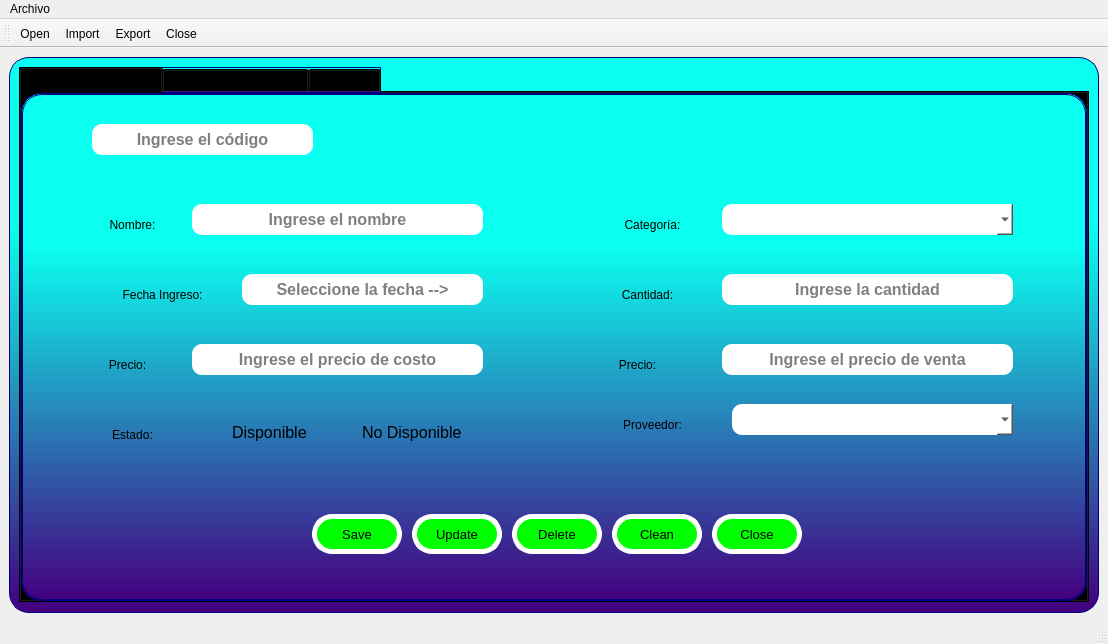
<?xml version="1.0" encoding="UTF-8"?>
<ui version="4.0">
 <class>MainWindow</class>
 <widget class="QMainWindow" name="MainWindow">
  <property name="geometry">
   <rect>
    <x>0</x>
    <y>0</y>
    <width>1108</width>
    <height>644</height>
   </rect>
  </property>
  <property name="windowTitle">
   <string>MainWindow</string>
  </property>
  <widget class="QWidget" name="centralwidget">
   <layout class="QVBoxLayout" name="verticalLayout">
    <item>
     <widget class="QFrame" name="frame">
      <property name="styleSheet">
       <string notr="true">background-color: qlineargradient(spread:reflect, x1:0.543, y1:0, x2:0.541, y2:1, stop:0.300766 rgba(11, 255, 240, 255), stop:1 rgba(68, 0, 127, 255));

border-radius:20px;
border:1px solid #00007f;</string>
      </property>
      <property name="frameShape">
       <enum>QFrame::StyledPanel</enum>
      </property>
      <property name="frameShadow">
       <enum>QFrame::Raised</enum>
      </property>
      <layout class="QVBoxLayout" name="verticalLayout_2">
       <item>
        <widget class="QTabWidget" name="tabWidget">
         <property name="currentIndex">
          <number>0</number>
         </property>
         <widget class="QWidget" name="tab_2">
          <attribute name="title">
           <string>Registro de Productos</string>
          </attribute>
          <widget class="QLabel" name="label_2">
           <property name="geometry">
            <rect>
             <x>70</x>
             <y>120</y>
             <width>81</width>
             <height>21</height>
            </rect>
           </property>
           <property name="styleSheet">
            <string notr="true">background-color: rgba(0, 0, 0,0%);
font: 75 16pt &quot;Arial&quot;;
border:none</string>
           </property>
           <property name="text">
            <string>Nombre:</string>
           </property>
           <property name="alignment">
            <set>Qt::AlignCenter</set>
           </property>
          </widget>
          <widget class="QLineEdit" name="TxtName">
           <property name="geometry">
            <rect>
             <x>170</x>
             <y>110</y>
             <width>291</width>
             <height>31</height>
            </rect>
           </property>
           <property name="font">
            <font>
             <pointsize>12</pointsize>
             <weight>75</weight>
             <bold>true</bold>
            </font>
           </property>
           <property name="styleSheet">
            <string notr="true">background-color: rgb(255, 255, 255,255);
border-radius:10px;
border:none</string>
           </property>
           <property name="alignment">
            <set>Qt::AlignCenter</set>
           </property>
           <property name="placeholderText">
            <string>Ingrese el nombre</string>
           </property>
          </widget>
          <widget class="QLabel" name="label_3">
           <property name="geometry">
            <rect>
             <x>580</x>
             <y>120</y>
             <width>101</width>
             <height>21</height>
            </rect>
           </property>
           <property name="styleSheet">
            <string notr="true">background-color: rgba(0, 0, 0,0%);
font: 75 16pt &quot;Arial&quot;;
border:none</string>
           </property>
           <property name="text">
            <string>Categoría:</string>
           </property>
           <property name="alignment">
            <set>Qt::AlignCenter</set>
           </property>
          </widget>
          <widget class="QPushButton" name="BtnClose">
           <property name="geometry">
            <rect>
             <x>690</x>
             <y>420</y>
             <width>90</width>
             <height>40</height>
            </rect>
           </property>
           <property name="font">
            <font>
             <family>MS Shell Dlg 2</family>
             <pointsize>10</pointsize>
             <weight>9</weight>
             <italic>false</italic>
             <bold>false</bold>
            </font>
           </property>
           <property name="styleSheet">
            <string notr="true">QPushButton{
font: 75 10pt &quot;MS Shell Dlg 2&quot;;
background-color: rgb(0, 255, 0);
font: 75 10pt &quot;MS Shell Dlg 2&quot;;
border:5px solid #ffffff;
}

QPushButton:hover{
background-color: rgb(255, 255, 0);
font: 75 10pt &quot;MS Shell Dlg 2&quot;;
border:5px solid #0000f;
}</string>
           </property>
           <property name="text">
            <string>Close</string>
           </property>
           <property name="icon">
            <iconset>
             <normaloff>../../Actividad2/close.png</normaloff>../../Actividad2/close.png</iconset>
           </property>
           <property name="iconSize">
            <size>
             <width>30</width>
             <height>30</height>
            </size>
           </property>
          </widget>
          <widget class="QPushButton" name="BtnDelete">
           <property name="geometry">
            <rect>
             <x>490</x>
             <y>420</y>
             <width>90</width>
             <height>40</height>
            </rect>
           </property>
           <property name="font">
            <font>
             <family>MS Shell Dlg 2</family>
             <pointsize>10</pointsize>
             <weight>9</weight>
             <italic>false</italic>
             <bold>false</bold>
            </font>
           </property>
           <property name="styleSheet">
            <string notr="true">QPushButton{
font: 75 10pt &quot;MS Shell Dlg 2&quot;;
background-color: rgb(0, 255, 0);
font: 75 10pt &quot;MS Shell Dlg 2&quot;;
border:5px solid #ffffff;
}

QPushButton:hover{
background-color: rgb(255, 255, 0);
font: 75 10pt &quot;MS Shell Dlg 2&quot;;
border:5px solid #0000f;
}</string>
           </property>
           <property name="text">
            <string>Delete</string>
           </property>
           <property name="icon">
            <iconset>
             <normaloff>../../Actividad2/delete.png</normaloff>../../Actividad2/delete.png</iconset>
           </property>
           <property name="iconSize">
            <size>
             <width>30</width>
             <height>30</height>
            </size>
           </property>
          </widget>
          <widget class="QPushButton" name="BtnClean">
           <property name="geometry">
            <rect>
             <x>590</x>
             <y>420</y>
             <width>90</width>
             <height>40</height>
            </rect>
           </property>
           <property name="font">
            <font>
             <family>MS Shell Dlg 2</family>
             <pointsize>10</pointsize>
             <weight>9</weight>
             <italic>false</italic>
             <bold>false</bold>
            </font>
           </property>
           <property name="styleSheet">
            <string notr="true">QPushButton{
font: 75 10pt &quot;MS Shell Dlg 2&quot;;
background-color: rgb(0, 255, 0);
font: 75 10pt &quot;MS Shell Dlg 2&quot;;
border:5px solid #ffffff;
}

QPushButton:hover{
background-color: rgb(255, 255, 0);
font: 75 10pt &quot;MS Shell Dlg 2&quot;;
border:5px solid #0000f;
}</string>
           </property>
           <property name="text">
            <string>Clean</string>
           </property>
           <property name="icon">
            <iconset>
             <normaloff>../../Actividad2/papelera.png</normaloff>../../Actividad2/papelera.png</iconset>
           </property>
           <property name="iconSize">
            <size>
             <width>30</width>
             <height>30</height>
            </size>
           </property>
          </widget>
          <widget class="QPushButton" name="BtnUpdate">
           <property name="geometry">
            <rect>
             <x>390</x>
             <y>420</y>
             <width>90</width>
             <height>40</height>
            </rect>
           </property>
           <property name="font">
            <font>
             <family>MS Shell Dlg 2</family>
             <pointsize>10</pointsize>
             <weight>9</weight>
             <italic>false</italic>
             <bold>false</bold>
            </font>
           </property>
           <property name="styleSheet">
            <string notr="true">QPushButton{
font: 75 10pt &quot;MS Shell Dlg 2&quot;;
background-color: rgb(0, 255, 0);
font: 75 10pt &quot;MS Shell Dlg 2&quot;;
border:5px solid #ffffff;
}

QPushButton:hover{
background-color: rgb(255, 255, 0);
font: 75 10pt &quot;MS Shell Dlg 2&quot;;
border:5px solid #0000f;
}</string>
           </property>
           <property name="text">
            <string>Update</string>
           </property>
           <property name="icon">
            <iconset>
             <normaloff>../../Actividad2/modify.png</normaloff>../../Actividad2/modify.png</iconset>
           </property>
           <property name="iconSize">
            <size>
             <width>30</width>
             <height>30</height>
            </size>
           </property>
          </widget>
          <widget class="QPushButton" name="BtnSave">
           <property name="geometry">
            <rect>
             <x>290</x>
             <y>420</y>
             <width>90</width>
             <height>40</height>
            </rect>
           </property>
           <property name="font">
            <font>
             <family>MS Shell Dlg 2</family>
             <pointsize>10</pointsize>
             <weight>9</weight>
             <italic>false</italic>
             <bold>false</bold>
            </font>
           </property>
           <property name="styleSheet">
            <string notr="true">QPushButton{
font: 75 10pt &quot;MS Shell Dlg 2&quot;;
background-color: rgb(0, 255, 0);
font: 75 10pt &quot;MS Shell Dlg 2&quot;;
border:5px solid #ffffff;
}

QPushButton:hover{
background-color: rgb(255, 255, 0);
font: 75 10pt &quot;MS Shell Dlg 2&quot;;
border:5px solid #0000f;
}</string>
           </property>
           <property name="text">
            <string>Save</string>
           </property>
           <property name="icon">
            <iconset>
             <normaloff>../../Actividad2/save.png</normaloff>../../Actividad2/save.png</iconset>
           </property>
           <property name="iconSize">
            <size>
             <width>30</width>
             <height>30</height>
            </size>
           </property>
          </widget>
          <widget class="QLineEdit" name="TxtPriceC">
           <property name="geometry">
            <rect>
             <x>170</x>
             <y>250</y>
             <width>291</width>
             <height>31</height>
            </rect>
           </property>
           <property name="font">
            <font>
             <pointsize>12</pointsize>
             <weight>75</weight>
             <bold>true</bold>
            </font>
           </property>
           <property name="styleSheet">
            <string notr="true">background-color: rgb(255, 255, 255,255);
border-radius:10px;
border:none</string>
           </property>
           <property name="alignment">
            <set>Qt::AlignCenter</set>
           </property>
           <property name="placeholderText">
            <string>Ingrese el precio de costo</string>
           </property>
          </widget>
          <widget class="QLabel" name="label_4">
           <property name="geometry">
            <rect>
             <x>60</x>
             <y>260</y>
             <width>91</width>
             <height>21</height>
            </rect>
           </property>
           <property name="styleSheet">
            <string notr="true">background-color: rgba(0, 0, 0,0%);
font: 75 16pt &quot;Arial&quot;;
border:none</string>
           </property>
           <property name="text">
            <string>Precio:</string>
           </property>
           <property name="alignment">
            <set>Qt::AlignCenter</set>
           </property>
          </widget>
          <widget class="QLineEdit" name="TxtPriceV">
           <property name="geometry">
            <rect>
             <x>700</x>
             <y>250</y>
             <width>291</width>
             <height>31</height>
            </rect>
           </property>
           <property name="font">
            <font>
             <pointsize>12</pointsize>
             <weight>75</weight>
             <bold>true</bold>
            </font>
           </property>
           <property name="styleSheet">
            <string notr="true">background-color: rgb(255, 255, 255,255);
border-radius:10px;
border:none</string>
           </property>
           <property name="alignment">
            <set>Qt::AlignCenter</set>
           </property>
           <property name="placeholderText">
            <string>Ingrese el precio de venta</string>
           </property>
          </widget>
          <widget class="QLabel" name="label_5">
           <property name="geometry">
            <rect>
             <x>580</x>
             <y>260</y>
             <width>71</width>
             <height>21</height>
            </rect>
           </property>
           <property name="styleSheet">
            <string notr="true">background-color: rgba(0, 0, 0,0%);
font: 75 16pt &quot;Arial&quot;;
border:none</string>
           </property>
           <property name="text">
            <string>Precio:</string>
           </property>
           <property name="alignment">
            <set>Qt::AlignCenter</set>
           </property>
          </widget>
          <widget class="QLabel" name="label_6">
           <property name="geometry">
            <rect>
             <x>70</x>
             <y>330</y>
             <width>81</width>
             <height>21</height>
            </rect>
           </property>
           <property name="styleSheet">
            <string notr="true">background-color: rgba(0, 0, 0,0%);
font: 75 16pt &quot;Arial&quot;;
border:none</string>
           </property>
           <property name="text">
            <string>Estado:</string>
           </property>
           <property name="alignment">
            <set>Qt::AlignCenter</set>
           </property>
          </widget>
          <widget class="QLineEdit" name="TxtStock">
           <property name="geometry">
            <rect>
             <x>700</x>
             <y>180</y>
             <width>291</width>
             <height>31</height>
            </rect>
           </property>
           <property name="font">
            <font>
             <pointsize>12</pointsize>
             <weight>75</weight>
             <bold>true</bold>
            </font>
           </property>
           <property name="styleSheet">
            <string notr="true">background-color: rgb(255, 255, 255,255);
border-radius:10px;
border:none</string>
           </property>
           <property name="alignment">
            <set>Qt::AlignCenter</set>
           </property>
           <property name="placeholderText">
            <string>Ingrese la cantidad</string>
           </property>
          </widget>
          <widget class="QLabel" name="label_7">
           <property name="geometry">
            <rect>
             <x>580</x>
             <y>190</y>
             <width>91</width>
             <height>21</height>
            </rect>
           </property>
           <property name="styleSheet">
            <string notr="true">background-color: rgba(0, 0, 0,0%);
font: 75 16pt &quot;Arial&quot;;
border:none</string>
           </property>
           <property name="text">
            <string>Cantidad:</string>
           </property>
           <property name="alignment">
            <set>Qt::AlignCenter</set>
           </property>
          </widget>
          <widget class="QLabel" name="label_9">
           <property name="geometry">
            <rect>
             <x>580</x>
             <y>320</y>
             <width>101</width>
             <height>21</height>
            </rect>
           </property>
           <property name="styleSheet">
            <string notr="true">background-color: rgba(0, 0, 0,0%);
font: 75 16pt &quot;Arial&quot;;
border:none</string>
           </property>
           <property name="text">
            <string>Proveedor:</string>
           </property>
           <property name="alignment">
            <set>Qt::AlignCenter</set>
           </property>
          </widget>
          <widget class="QLabel" name="label_10">
           <property name="geometry">
            <rect>
             <x>70</x>
             <y>190</y>
             <width>141</width>
             <height>21</height>
            </rect>
           </property>
           <property name="styleSheet">
            <string notr="true">background-color: rgba(0, 0, 0,0%);
font: 75 16pt &quot;Arial&quot;;
border:none</string>
           </property>
           <property name="text">
            <string>Fecha Ingreso:</string>
           </property>
           <property name="alignment">
            <set>Qt::AlignCenter</set>
           </property>
          </widget>
          <widget class="QComboBox" name="CbCategory">
           <property name="geometry">
            <rect>
             <x>700</x>
             <y>110</y>
             <width>291</width>
             <height>31</height>
            </rect>
           </property>
           <property name="styleSheet">
            <string notr="true">background-color: rgb(255, 255, 255,255);
border-radius:10px;
border:none</string>
           </property>
          </widget>
          <widget class="QComboBox" name="CbSupplier">
           <property name="geometry">
            <rect>
             <x>710</x>
             <y>310</y>
             <width>281</width>
             <height>31</height>
            </rect>
           </property>
           <property name="styleSheet">
            <string notr="true">background-color: rgb(255, 255, 255,255);
border-radius:10px;
border:none</string>
           </property>
          </widget>
          <widget class="QRadioButton" name="radioButton">
           <property name="geometry">
            <rect>
             <x>190</x>
             <y>330</y>
             <width>101</width>
             <height>17</height>
            </rect>
           </property>
           <property name="font">
            <font>
             <pointsize>12</pointsize>
             <weight>50</weight>
             <bold>false</bold>
            </font>
           </property>
           <property name="styleSheet">
            <string notr="true">background-color: rgba(0, 0, 0,0%);
border:none</string>
           </property>
           <property name="text">
            <string>Disponible</string>
           </property>
           <attribute name="buttonGroup">
            <string notr="true">buttonGroup</string>
           </attribute>
          </widget>
          <widget class="QRadioButton" name="RbGroupStatus">
           <property name="geometry">
            <rect>
             <x>320</x>
             <y>330</y>
             <width>131</width>
             <height>17</height>
            </rect>
           </property>
           <property name="font">
            <font>
             <pointsize>12</pointsize>
            </font>
           </property>
           <property name="styleSheet">
            <string notr="true">background-color: rgba(0, 0, 0,0%);
border:none</string>
           </property>
           <property name="text">
            <string>No Disponible</string>
           </property>
           <attribute name="buttonGroup">
            <string notr="true">buttonGroup</string>
           </attribute>
          </widget>
          <widget class="QPushButton" name="BtnSearch_2">
           <property name="geometry">
            <rect>
             <x>310</x>
             <y>30</y>
             <width>29</width>
             <height>25</height>
            </rect>
           </property>
           <property name="autoFillBackground">
            <bool>false</bool>
           </property>
           <property name="styleSheet">
            <string notr="true">background-color: rgba(0, 0, 0,0%);
border:none</string>
           </property>
           <property name="text">
            <string/>
           </property>
           <property name="icon">
            <iconset>
             <normaloff>../../Actividad2/lupa.png</normaloff>../../Actividad2/lupa.png</iconset>
           </property>
           <property name="iconSize">
            <size>
             <width>25</width>
             <height>25</height>
            </size>
           </property>
          </widget>
          <widget class="QLineEdit" name="TxtId">
           <property name="geometry">
            <rect>
             <x>70</x>
             <y>30</y>
             <width>221</width>
             <height>31</height>
            </rect>
           </property>
           <property name="font">
            <font>
             <pointsize>12</pointsize>
             <weight>75</weight>
             <bold>true</bold>
            </font>
           </property>
           <property name="styleSheet">
            <string notr="true">background-color: rgb(255, 255, 255,255);
border-radius:10px;
border:none</string>
           </property>
           <property name="alignment">
            <set>Qt::AlignCenter</set>
           </property>
           <property name="placeholderText">
            <string>Ingrese el código</string>
           </property>
          </widget>
          <widget class="QLineEdit" name="TxtName_2">
           <property name="geometry">
            <rect>
             <x>220</x>
             <y>180</y>
             <width>241</width>
             <height>31</height>
            </rect>
           </property>
           <property name="font">
            <font>
             <pointsize>12</pointsize>
             <weight>75</weight>
             <bold>true</bold>
            </font>
           </property>
           <property name="styleSheet">
            <string notr="true">background-color: rgb(255, 255, 255,255);
border-radius:10px;
border:none</string>
           </property>
           <property name="alignment">
            <set>Qt::AlignCenter</set>
           </property>
           <property name="placeholderText">
            <string>Seleccione la fecha --&gt;</string>
           </property>
          </widget>
          <widget class="QPushButton" name="pushButton">
           <property name="geometry">
            <rect>
             <x>470</x>
             <y>175</y>
             <width>40</width>
             <height>40</height>
            </rect>
           </property>
           <property name="styleSheet">
            <string notr="true">background-color: rgba(0, 0, 0,0%);
border:none</string>
           </property>
           <property name="text">
            <string/>
           </property>
           <property name="icon">
            <iconset>
             <normaloff>../../Project/images/dateta.png</normaloff>../../Project/images/dateta.png</iconset>
           </property>
           <property name="iconSize">
            <size>
             <width>50</width>
             <height>50</height>
            </size>
           </property>
          </widget>
         </widget>
         <widget class="QWidget" name="tab">
          <attribute name="title">
           <string>Consulta de Productos</string>
          </attribute>
          <widget class="QPushButton" name="BtnSearch">
           <property name="geometry">
            <rect>
             <x>270</x>
             <y>30</y>
             <width>29</width>
             <height>25</height>
            </rect>
           </property>
           <property name="autoFillBackground">
            <bool>false</bool>
           </property>
           <property name="styleSheet">
            <string notr="true">background-color: rgba(0, 0, 0,0%);
border:none</string>
           </property>
           <property name="text">
            <string/>
           </property>
           <property name="icon">
            <iconset>
             <normaloff>../../Actividad2/lupa.png</normaloff>../../Actividad2/lupa.png</iconset>
           </property>
           <property name="iconSize">
            <size>
             <width>25</width>
             <height>25</height>
            </size>
           </property>
          </widget>
          <widget class="QTableWidget" name="cliTable_2">
           <property name="geometry">
            <rect>
             <x>30</x>
             <y>90</y>
             <width>981</width>
             <height>301</height>
            </rect>
           </property>
           <property name="autoFillBackground">
            <bool>false</bool>
           </property>
           <property name="styleSheet">
            <string notr="true">background-color: rgba(0, 0, 0,0%);
border:none</string>
           </property>
           <property name="dragEnabled">
            <bool>false</bool>
           </property>
           <property name="alternatingRowColors">
            <bool>false</bool>
           </property>
           <property name="gridStyle">
            <enum>Qt::SolidLine</enum>
           </property>
           <attribute name="horizontalHeaderCascadingSectionResizes">
            <bool>false</bool>
           </attribute>
           <attribute name="horizontalHeaderHighlightSections">
            <bool>true</bool>
           </attribute>
           <attribute name="horizontalHeaderMinimumSectionSize">
            <number>50</number>
           </attribute>
           <attribute name="verticalHeaderDefaultSectionSize">
            <number>50</number>
           </attribute>
           <attribute name="verticalHeaderMinimumSectionSize">
            <number>50</number>
           </attribute>
           <attribute name="verticalHeaderShowSortIndicator" stdset="0">
            <bool>false</bool>
           </attribute>
           <attribute name="verticalHeaderStretchLastSection">
            <bool>true</bool>
           </attribute>
           <column>
            <property name="text">
             <string>Código</string>
            </property>
            <property name="font">
             <font>
              <pointsize>12</pointsize>
              <weight>75</weight>
              <bold>true</bold>
             </font>
            </property>
            <property name="textAlignment">
             <set>AlignCenter</set>
            </property>
           </column>
           <column>
            <property name="text">
             <string>Nombre</string>
            </property>
            <property name="font">
             <font>
              <pointsize>12</pointsize>
              <weight>75</weight>
              <bold>true</bold>
             </font>
            </property>
            <property name="textAlignment">
             <set>AlignCenter</set>
            </property>
           </column>
           <column>
            <property name="text">
             <string>Categoría</string>
            </property>
            <property name="font">
             <font>
              <pointsize>12</pointsize>
              <weight>75</weight>
              <bold>true</bold>
             </font>
            </property>
            <property name="textAlignment">
             <set>AlignCenter</set>
            </property>
           </column>
           <column>
            <property name="text">
             <string>Cantidad</string>
            </property>
            <property name="font">
             <font>
              <pointsize>12</pointsize>
              <weight>75</weight>
              <bold>true</bold>
             </font>
            </property>
            <property name="textAlignment">
             <set>AlignCenter</set>
            </property>
           </column>
           <column>
            <property name="text">
             <string>Precio Costo</string>
            </property>
            <property name="font">
             <font>
              <pointsize>12</pointsize>
              <weight>75</weight>
              <bold>true</bold>
             </font>
            </property>
            <property name="textAlignment">
             <set>AlignCenter</set>
            </property>
           </column>
           <column>
            <property name="text">
             <string>Precio Venta</string>
            </property>
            <property name="font">
             <font>
              <pointsize>12</pointsize>
              <weight>75</weight>
              <bold>true</bold>
             </font>
            </property>
            <property name="textAlignment">
             <set>AlignCenter</set>
            </property>
           </column>
           <column>
            <property name="text">
             <string>Proveedor</string>
            </property>
            <property name="font">
             <font>
              <pointsize>12</pointsize>
              <weight>75</weight>
              <bold>true</bold>
             </font>
            </property>
            <property name="textAlignment">
             <set>AlignCenter</set>
            </property>
           </column>
          </widget>
          <widget class="QLineEdit" name="TxtUser">
           <property name="geometry">
            <rect>
             <x>30</x>
             <y>30</y>
             <width>221</width>
             <height>31</height>
            </rect>
           </property>
           <property name="font">
            <font>
             <pointsize>12</pointsize>
             <weight>75</weight>
             <bold>true</bold>
            </font>
           </property>
           <property name="styleSheet">
            <string notr="true">background-color: rgb(255, 255, 255,255);
border-radius:10px;
border:none</string>
           </property>
           <property name="alignment">
            <set>Qt::AlignCenter</set>
           </property>
           <property name="placeholderText">
            <string>Ingrese el código</string>
           </property>
          </widget>
          <widget class="QPushButton" name="BtnRefresh">
           <property name="geometry">
            <rect>
             <x>310</x>
             <y>20</y>
             <width>40</width>
             <height>40</height>
            </rect>
           </property>
           <property name="styleSheet">
            <string notr="true">background-color: rgba(0, 0, 0,0%);
border:none</string>
           </property>
           <property name="text">
            <string/>
           </property>
           <property name="icon">
            <iconset>
             <normaloff>../../Actividad2/recarga1.png</normaloff>../../Actividad2/recarga1.png</iconset>
           </property>
           <property name="iconSize">
            <size>
             <width>30</width>
             <height>30</height>
            </size>
           </property>
          </widget>
         </widget>
         <widget class="QWidget" name="tab_3">
          <attribute name="title">
           <string>Reportes</string>
          </attribute>
         </widget>
        </widget>
       </item>
      </layout>
     </widget>
    </item>
   </layout>
  </widget>
  <widget class="QMenuBar" name="menubar">
   <property name="geometry">
    <rect>
     <x>0</x>
     <y>0</y>
     <width>1108</width>
     <height>21</height>
    </rect>
   </property>
   <widget class="QMenu" name="menuAbrir">
    <property name="title">
     <string>Archivo</string>
    </property>
    <addaction name="actionAbrir"/>
    <addaction name="actionSalir"/>
   </widget>
   <addaction name="menuAbrir"/>
  </widget>
  <widget class="QStatusBar" name="statusbar"/>
  <widget class="QToolBar" name="toolBar">
   <property name="windowTitle">
    <string>toolBar</string>
   </property>
   <attribute name="toolBarArea">
    <enum>TopToolBarArea</enum>
   </attribute>
   <attribute name="toolBarBreak">
    <bool>false</bool>
   </attribute>
   <addaction name="actionOpen"/>
   <addaction name="actionImport"/>
   <addaction name="actionExport"/>
   <addaction name="actionCloseTB"/>
  </widget>
  <action name="actionOpen">
   <property name="icon">
    <iconset>
     <normaloff>../../Project/images/folder.png</normaloff>../../Project/images/folder.png</iconset>
   </property>
   <property name="text">
    <string>Open</string>
   </property>
  </action>
  <action name="actionExport">
   <property name="icon">
    <iconset>
     <normaloff>../../Project/images/exportar.png</normaloff>../../Project/images/exportar.png</iconset>
   </property>
   <property name="text">
    <string>Export</string>
   </property>
  </action>
  <action name="actionImport">
   <property name="icon">
    <iconset>
     <normaloff>../../Project/images/importar.png</normaloff>../../Project/images/importar.png</iconset>
   </property>
   <property name="text">
    <string>Import</string>
   </property>
  </action>
  <action name="actionCloseTB">
   <property name="icon">
    <iconset>
     <normaloff>../../Project/images/close.png</normaloff>../../Project/images/close.png</iconset>
   </property>
   <property name="text">
    <string>Close</string>
   </property>
  </action>
  <action name="actionAbrir">
   <property name="text">
    <string>Abrir</string>
   </property>
  </action>
  <action name="actionSalir">
   <property name="text">
    <string>Salir</string>
   </property>
  </action>
 </widget>
 <resources/>
 <connections/>
 <buttongroups>
  <buttongroup name="buttonGroup"/>
 </buttongroups>
</ui>
